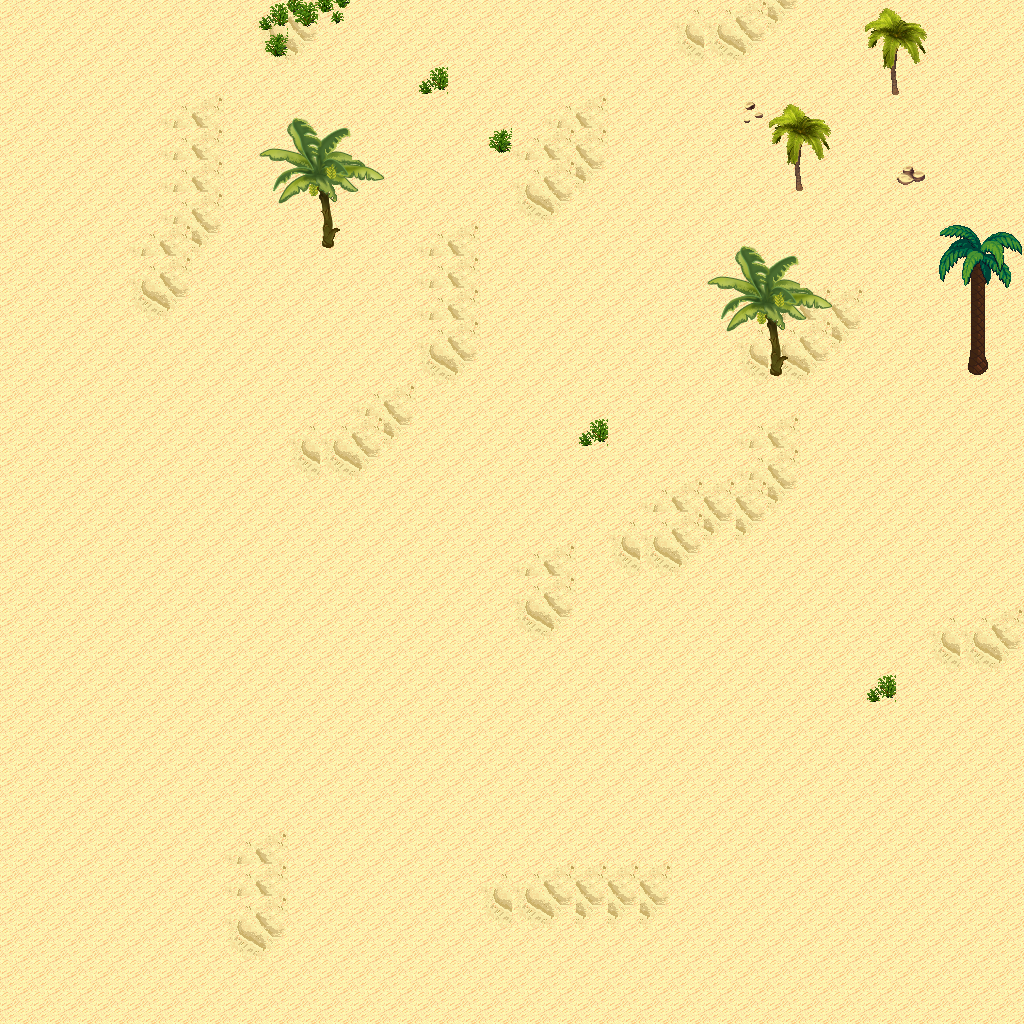

This game map was drawn from its Tiled (.tmx) file and the tilesets committed beside it. A one-line description and the trimmed map source follow:
An orthogonal 32x32 tile map with 32x32 px tiles, 5 tile layers (Ground, Objects, Objects2, Above, ...), 1 hidden layer not drawn, 16 tilesets.

<map version="1.10" tiledversion="1.11.0" orientation="orthogonal" renderorder="right-down" width="32" height="32" tilewidth="32" tileheight="32" infinite="0" nextlayerid="11" nextobjectid="1">
 <tileset firstgid="1" name="logic_collision" tilewidth="32" tileheight="32" tilecount="1" columns="1">
  <image source="../drawable/logic_collision.png" width="32" height="32" />
 </tileset>
 <tileset firstgid="2" name="ground_ground" tilewidth="32" tileheight="32" tilecount="33" columns="3">
  <image source="../drawable/ground_ground.png" width="96" height="352" />
 </tileset>
 <tileset firstgid="35" name="terrain_desert" tilewidth="32" tileheight="32" tilecount="88" columns="8">
  <image source="../drawable/terrain_desert.png" width="256" height="352" />
 </tileset>
 <tileset firstgid="123" name="ground_sand_edges" tilewidth="32" tileheight="32" tilecount="15" columns="5">
  <image source="../drawable/ground_sand_edges.png" width="160" height="96" />
 </tileset>
 <tileset firstgid="138" name="ground_sand_2" tilewidth="32" tileheight="32" tilecount="15" columns="5">
  <image source="../drawable/ground_sand_2.png" width="160" height="96" />
 </tileset>
 <tileset firstgid="153" name="building_stone_ruins" tilewidth="32" tileheight="32" tilecount="72" columns="6">
  <image source="../drawable/building_stone_ruins.png" width="192" height="384" />
 </tileset>
 <tileset firstgid="225" name="item_statue_blackened_column" tilewidth="32" tileheight="32" tilecount="4" columns="1">
  <image source="../drawable/item_statue_blackened_column.png" width="32" height="128" />
 </tileset>
 <tileset firstgid="229" name="item_statue_skull_carving" tilewidth="32" tileheight="32" tilecount="4" columns="2">
  <image source="../drawable/item_statue_skull_carving.png" width="64" height="64" />
 </tileset>
 <tileset firstgid="233" name="item_statue_skullpedestal" tilewidth="32" tileheight="32" tilecount="2" columns="1">
  <image source="../drawable/item_statue_skullpedestal.png" width="32" height="64" />
 </tileset>
 <tileset firstgid="235" name="plant_tree_banana_tree" tilewidth="32" tileheight="32" tilecount="40" columns="4">
  <image source="../drawable/plant_tree_banana_tree.png" width="128" height="320" />
 </tileset>
 <tileset firstgid="275" name="plant_tree_palm_tree" tilewidth="32" tileheight="32" tilecount="6" columns="2">
  <image source="../drawable/plant_tree_palm_tree.png" width="64" height="96" />
 </tileset>
 <tileset firstgid="281" name="plant_tree_palm_trees" tilewidth="32" tileheight="32" tilecount="40" columns="4">
  <image source="../drawable/plant_tree_palm_trees.png" width="128" height="320" />
 </tileset>
 <tileset firstgid="321" name="plant_bush_large_green" tilewidth="32" tileheight="32" tilecount="9" columns="3">
  <image source="../drawable/plant_bush_large_green.png" width="96" height="96" />
 </tileset>
 <tileset firstgid="330" name="plant_cactus" tilewidth="32" tileheight="32" tilecount="2" columns="1">
  <image source="../drawable/plant_cactus.png" width="32" height="64" />
 </tileset>
 <tileset firstgid="332" name="plant_lily_pads" tilewidth="32" tileheight="32" tilecount="2" columns="1">
  <image source="../drawable/plant_lily_pads.png" width="32" height="64" />
 </tileset>
 <tileset firstgid="334" name="plant_round_cactuses" tilewidth="32" tileheight="32" tilecount="20" columns="10">
  <image source="../drawable/plant_round_cactuses.png" width="320" height="64" />
 </tileset>
 <layer id="1" name="Ground" width="32" height="32">
  <data>[1024 cells, 1024 non-empty, 5 distinct tile ids]</data>
 </layer>
 <layer id="2" name="Objects" width="32" height="32">
  <data>[1024 cells, 17 non-empty, 10 distinct tile ids]</data>
 </layer>
 <layer id="3" name="Objects2" width="32" height="32">
  <data>[1024 cells, 0 non-empty, 0 distinct tile ids]</data>
 </layer>
 <layer id="4" name="Above" width="32" height="32">
  <data>[1024 cells, 38 non-empty, 23 distinct tile ids]</data>
 </layer>
 <layer id="5" name="Above2" width="32" height="32">
  <data>[1024 cells, 0 non-empty, 0 distinct tile ids]</data>
 </layer>
 <layer id="6" name="Walkable" width="32" height="32" visible="0">
  <data>[1024 cells, 8 non-empty, 1 distinct tile ids]</data>
 </layer>
 <objectgroup id="7" name="Mapevents" />
 <objectgroup id="8" name="Spawn" />
 <objectgroup id="9" name="Keys" />
 <objectgroup id="10" name="Replace" />
</map>
